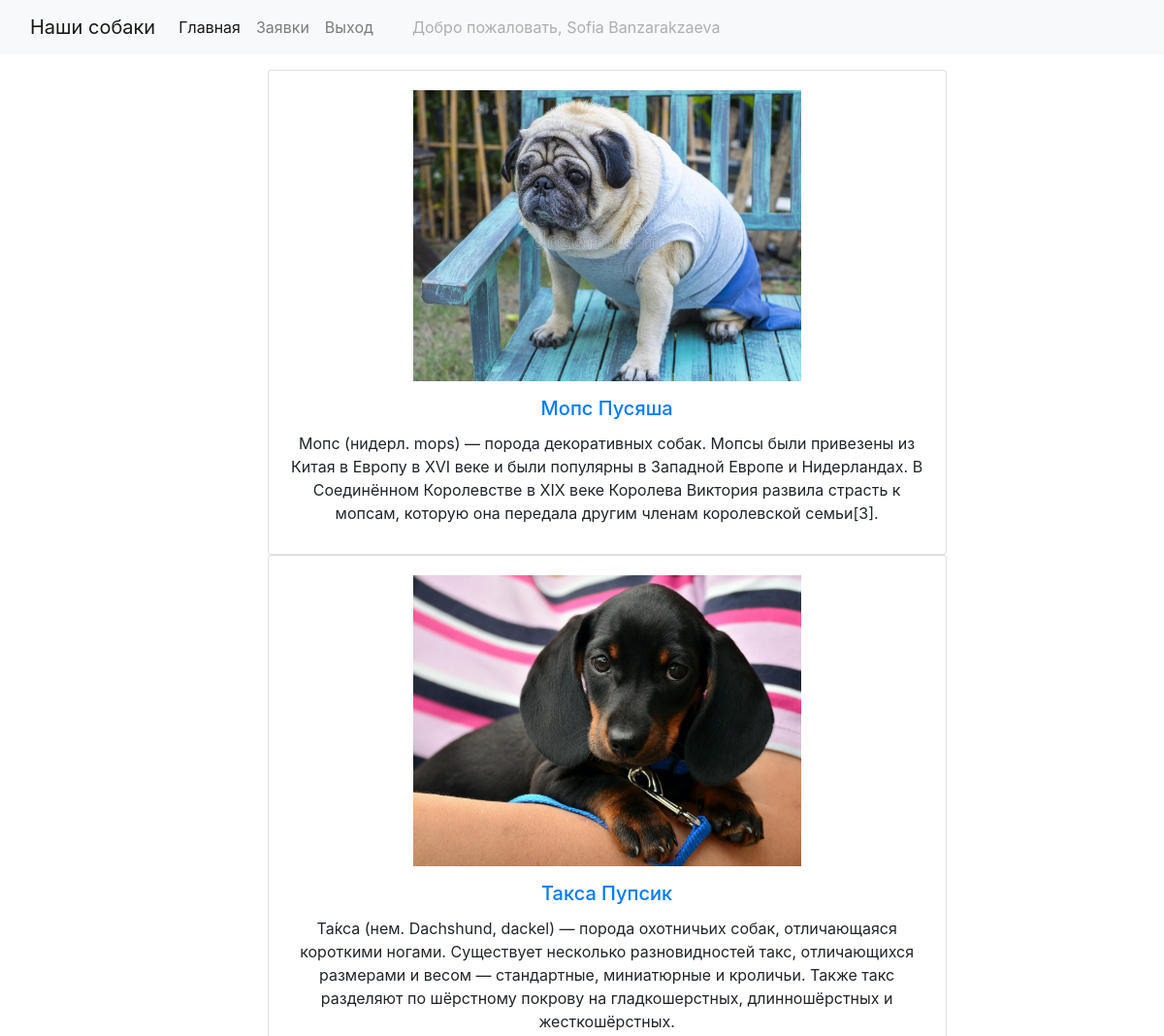
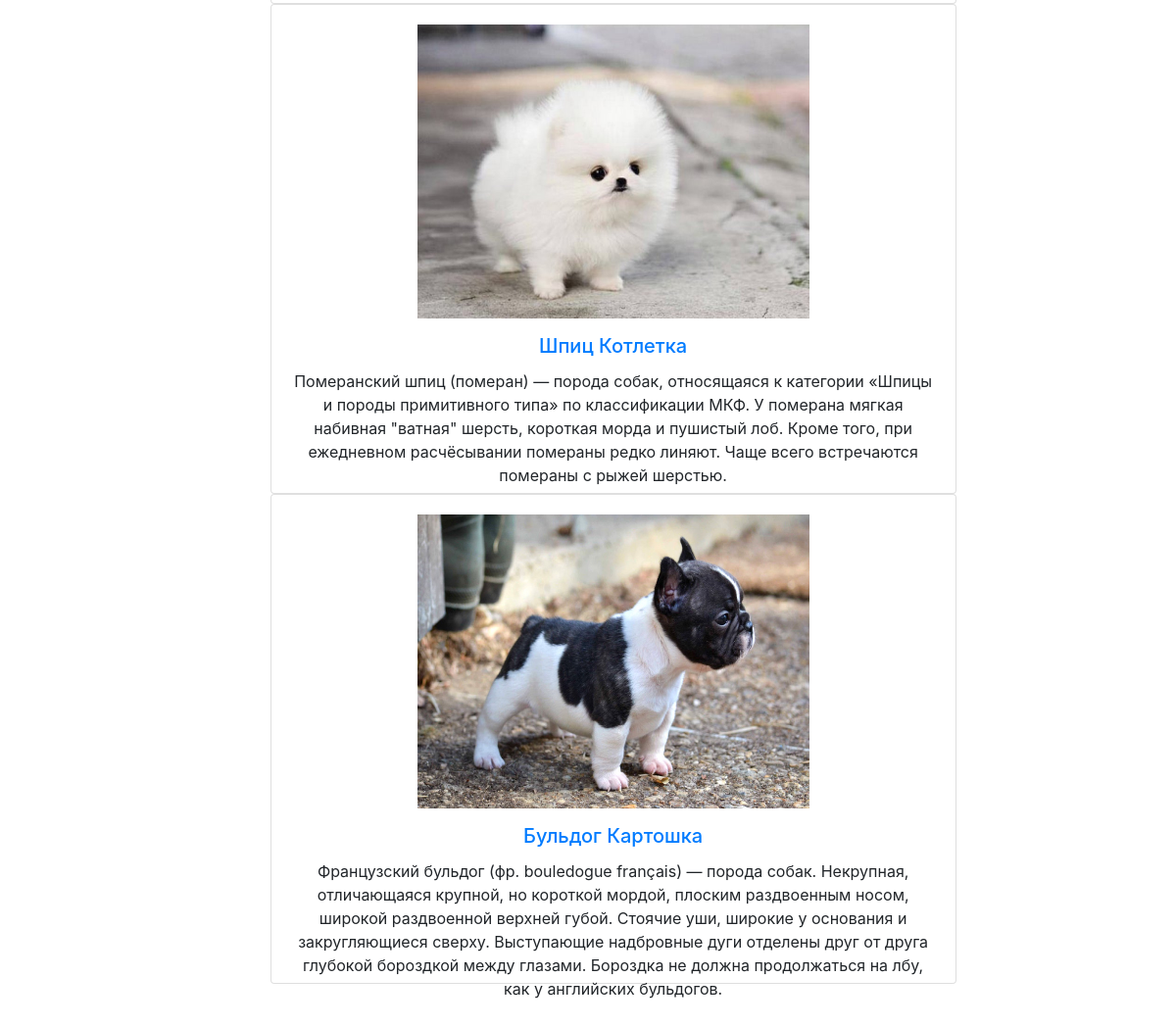
Screenshot of / (signed in) with the database file from the repository (2 pictures, top to bottom).
### blog/models.py (models this page shows, shortened)
class Dogs(models.Model):
    dogName = models.CharField(verbose_name='Имя',
                               max_length=50)
    description = models.TextField(verbose_name='Описание',
                                   blank=True)
    weight = models.FloatField(verbose_name='Вес',
                               blank=False)
    height = models.FloatField(verbose_name='Рост',
                               blank=False)
    age = models.FloatField(verbose_name='Возраст', blank=False)
    price = models.FloatField(verbose_name="Цена")
    photo = models.ImageField(verbose_name='Изображения',
                              upload_to='photos/%Y/%m/%d/', blank=True)
    character = models.ManyToManyField('Characters', verbose_name='Черты характера', blank=True)
    class Meta:
        verbose_name = 'Собака'
        verbose_name_plural = 'Собаки'

### blog/views.py (the view)
# urls.py: path('', index, name='index'),
def index(request):
    dogs = Dogs.objects.all()
    context = {
        'dogs': dogs,
        'title': 'Наши Собаки'
    }
    return render(request, template_name='blog/index.html', context=context)

### templates/blog/index.html
{% extends "layout/base.html" %}
{% block content %}
    {% for item in dogs %}
        <div class="d-flex justify-content-center">
    <div class="col-sm-6">
    <div class="card text-center" style="width:700px;height:500px">
      <div class="card-body" >
          <a href="{% url 'by_dog' item.pk %}">
                            <img src="{{ item.photo.url }}" width="400" height="300"  alt=""/>
                 </a>
        <h5 class="card-title mt-3"><a href="{% url 'by_dog' item.pk %}">{{ item.dogName }}</a></h5>
        <p class="card-text mb-3" >{{ item.description }}</p>
      </div>
    </div>
  </div>
        </div>
    {% endfor %}
{% endblock %}

### templates/layout/base.html (shortened to what this page needs)
<!DOCTYPE html>
<html lang="en">
<head>
    <link rel="stylesheet" href="https://stackpath.bootstrapcdn.com/bootstrap/4.1.3/css/bootstrap.min.css">
</head>
<body>
<nav class="navbar navbar-expand-lg navbar-light bg-light">
<div class="container-fluid">
    <a class="navbar-brand" href="#">Наши собаки</a>
    <div class="collapse navbar-collapse" id="navbarSupportedContent">
      <ul class="navbar-nav me-auto mb-2 mb-lg-0">
        <li class="nav-item">
          <a class="nav-link active" aria-current="page" href="{% url 'index' %}">Главная</a>
        </li>
      {% if user.is_authenticated %}
      <li class="nav-item">
          <a class="nav-link" href="{% url 'deals' %}">Заявки</a>
        </li>
      <li class="nav-item">
          <a class="nav-link" href="{% url 'logout' %}">Выход</a>
        </li>
      <li class="nav-item">
          <a class="nav-link disabled ml-4" href="#" tabindex="-1" aria-disabled="true">Добро пожаловать, {{ user.first_name }} {{ user.last_name }}</a>
        </li>
      {% endif %}
      </ul>
    </div>
</div>
</nav>
<div class="container mt-3">
 <div class="col-md-9">
    <section>
        {% block content %}
        {% endblock %}
    </section>
 </div>
</div>
</body>
</html>

### rows the page displays
Dogs: photo (picture), dogName "Мопс Пусяша", description "Мопс (нидерл. mops) — порода декоративных собак. Мопсы были привезены из Китая в Европу в XVI веке и были популярны в Западной Европе и Нидерландах. В Соединённом Королевстве в XIX веке Королева Виктория развила страсть к мопсам, которую она передала другим членам королевской семьи[3]."
Dogs: photo (picture), dogName "Такса Пупсик", description "Та́кса (нем. Dachshund, dackel) — порода охотничьих собак, отличающаяся короткими ногами. Существует несколько разновидностей такс, отличающихся размерами и весом — стандартные, миниатюрные и кроличьи. Также такс разделяют по шёрстному покрову на гладкошерстных, длинношёрстных и жесткошёрстных."
Dogs: photo (picture), dogName "Шпиц Котлетка", description "Померанский шпиц (померан) — порода собак, относящаяся к категории «Шпицы и породы примитивного типа» по классификации МКФ. У померана мягкая набивная \"ватная\" шерсть, короткая морда и пушистый лоб. Кроме того, при ежедневном расчёсывании помераны редко линяют. Чаще всего встречаются помераны с рыжей шерстью."
Dogs: photo (picture), dogName "Бульдог Картошка", description "Французский бульдог (фр. bouledogue français) — порода собак. Некрупная, отличающаяся крупной, но короткой мордой, плоским раздвоенным носом, широкой раздвоенной верхней губой. Стоячие уши, широкие у основания и закругляющиеся сверху. Выступающие надбровные дуги отделены друг от друга глубокой бороздкой между глазами. Бороздка не должна продолжаться на лбу, как у английских бульдогов."

### other values shown
{{ user.first_name }} "Sofia"
{{ user.last_name }} "Banzarakzaeva"
